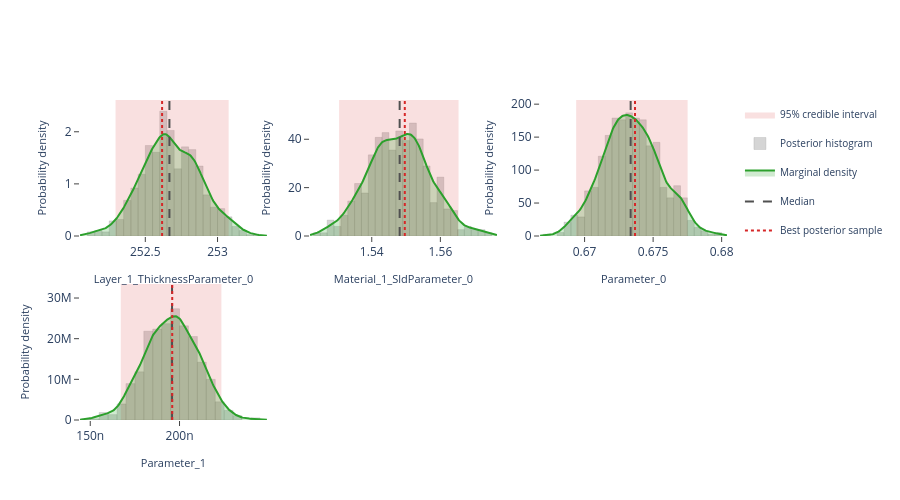

The code cell stored with this chart in its notebook:
### Markdown cell above
## Interactive posterior plots

The next three cells render the same Plotly figures that are shown on the
Bayesian Posterior tab of the EasyReflectometryApp:

* **Marginals** — per-parameter distribution: histogram + smooth KDE marginal,
  shaded 95% credible interval, and median / best-sample lines
  (`plot_distribution` or `posterior.distribution()`)
* **Corner plot** — pairwise marginals + 2-D contours + scatter (`plot_corner`)
* **Traces** — per-chain trace + marginal histogram (`plot_trace`)

The standalone helpers are called with ``return_figure=True`` so they return a
Plotly ``Figure`` that we render in the notebook with ``fig.show()``; the
``PosteriorResults`` methods return the figure directly.

### Code cell
# ---- Marginal posterior distributions ---------------------------------------
# One panel per free parameter, each overlaying the posterior histogram, a
# smooth Gaussian-KDE marginal, the shaded 95% credible interval, and the
# median / best-sample reference lines.  Mirrors the "Marginals" sub-tab in
# the EasyReflectometryApp.

# The PosteriorResults method passes ``logp`` through automatically so the
# best posterior sample (MAP) line is drawn:
fig = posterior.distribution()
fig.show()

# Standalone equivalent (pass ``logp`` to get the best-sample line):
# fig = plot_distribution(
#     posterior.draws,
#     posterior.param_names,
#     logp=posterior.logp,
#     return_figure=True,
# )
# fig.show()

### Figure 1 — Plotly figure (JSON) as saved in the notebook; plotly's stock layout.template omitted (floating-point values rounded to 4 significant figures; data arrays with more than 128 entries replaced by an {"elided": "..."} marker saying what was removed)
{"data": [{"fill": "toself", "fillcolor": "rgba(214, 39, 40, 0.14)", "hoverinfo": "skip", "legendgroup": "95% credible interval", "line": {"color": "rgba(214, 39, 40, 0.14)", "width": 0}, "mode": "lines", "name": "95% credible interval", "showlegend": true, "type": "scatter", "x": [252.3, 253.1, 253.1, 252.3, 252.3], "xaxis": "x", "y": [0.0, 0.0, 2.61, 2.61, 0.0], "yaxis": "y"}, {"histnorm": "probability density", "hovertemplate": "sample=%{x:.4f}<br>density: %{y:.2f}<extra></extra>", "legendgroup": "histogram", "marker": {"color": "rgba(120, 120, 120, 0.38)", "line": {"color": "rgba(120, 120, 120, 0.24)", "width": 1}}, "name": "Posterior histogram", "nbinsx": 40, "opacity": 0.82, "showlegend": true, "type": "histogram", "x": {"elided": "760 float values"}, "xaxis": "x", "yaxis": "y"}, {"fill": "tozeroy", "fillcolor": "rgba(44, 160, 44, 0.22)", "hovertemplate": "Layer_1_ThicknessParameter_0: %{x:.4f}<br>density: %{y:.4f}<extra></extra>", "legendgroup": "marginal", "line": {"color": "rgb(44, 160, 44)", "width": 2}, "mode": "lines", "name": "Marginal density", "showlegend": true, "type": "scatter", "x": {"elided": "256 float values"}, "xaxis": "x", "y": {"elided": "256 float values"}, "yaxis": "y"}, {"hovertemplate": "Median: %{x:.4f}<extra></extra>", "legendgroup": "Median", "line": {"color": "rgb(80, 80, 80)", "dash": "dash", "width": 2}, "mode": "lines", "name": "Median", "showlegend": true, "type": "scatter", "x": [252.7, 252.7], "xaxis": "x", "y": [0.0, 2.61], "yaxis": "y"}, {"hovertemplate": "Best posterior sample: %{x:.4f}<extra></extra>", "legendgroup": "Best posterior sample", "line": {"color": "rgb(214, 39, 40)", "dash": "dot", "width": 2}, "mode": "lines", "name": "Best posterior sample", "showlegend": true, "type": "scatter", "x": [252.6, 252.6], "xaxis": "x", "y": [0.0, 2.61], "yaxis": "y"}, {"fill": "toself", "fillcolor": "rgba(214, 39, 40, 0.14)", "hoverinfo": "skip", "legendgroup": "95% credible interval", "line": {"color": "rgba(214, 39, 40, 0.14)", "width": 0}, "mode": "lines", "name": "95% credible interval", "showlegend": false, "type": "scatter", "x": [1.53, 1.565, 1.565, 1.53, 1.53], "xaxis": "x2", "y": [0.0, 0.0, 56.23, 56.23, 0.0], "yaxis": "y2"}, {"histnorm": "probability density", "hovertemplate": "sample=%{x:.4f}<br>density: %{y:.2f}<extra></extra>", "legendgroup": "histogram", "marker": {"color": "rgba(120, 120, 120, 0.38)", "line": {"color": "rgba(120, 120, 120, 0.24)", "width": 1}}, "name": "Posterior histogram", "nbinsx": 40, "opacity": 0.82, "showlegend": false, "type": "histogram", "x": {"elided": "760 float values"}, "xaxis": "x2", "yaxis": "y2"}, {"fill": "tozeroy", "fillcolor": "rgba(44, 160, 44, 0.22)", "hovertemplate": "Material_1_SldParameter_0: %{x:.4f}<br>density: %{y:.4f}<extra></extra>", "legendgroup": "marginal", "line": {"color": "rgb(44, 160, 44)", "width": 2}, "mode": "lines", "name": "Marginal density", "showlegend": false, "type": "scatter", "x": {"elided": "256 float values"}, "xaxis": "x2", "y": {"elided": "256 float values"}, "yaxis": "y2"}, {"hovertemplate": "Median: %{x:.4f}<extra></extra>", "legendgroup": "Median", "line": {"color": "rgb(80, 80, 80)", "dash": "dash", "width": 2}, "mode": "lines", "name": "Median", "showlegend": false, "type": "scatter", "x": [1.548, 1.548], "xaxis": "x2", "y": [0.0, 56.23], "yaxis": "y2"}, {"hovertemplate": "Best posterior sample: %{x:.4f}<extra></extra>", "legendgroup": "Best posterior sample", "line": {"color": "rgb(214, 39, 40)", "dash": "dot", "width": 2}, "mode": "lines", "name": "Best posterior sample", "showlegend": false, "type": "scatter", "x": [1.55, 1.55], "xaxis": "x2", "y": [0.0, 56.23], "yaxis": "y2"}, {"fill": "toself", "fillcolor": "rgba(214, 39, 40, 0.14)", "hoverinfo": "skip", "legendgroup": "95% credible interval", "line": {"color": "rgba(214, 39, 40, 0.14)", "width": 0}, "mode": "lines", "name": "95% credible interval", "showlegend": false, "type": "scatter", "x": [0.6694, 0.6775, 0.6775, 0.6694, 0.6694], "xaxis": "x3", "y": [0.0, 0.0, 206.3, 206.3, 0.0], "yaxis": "y3"}, {"histnorm": "probability density", "hovertemplate": "sample=%{x:.4f}<br>density: %{y:.2f}<extra></extra>", "legendgroup": "histogram", "marker": {"color": "rgba(120, 120, 120, 0.38)", "line": {"color": "rgba(120, 120, 120, 0.24)", "width": 1}}, "name": "Posterior histogram", "nbinsx": 40, "opacity": 0.82, "showlegend": false, "type": "histogram", "x": {"elided": "760 float values"}, "xaxis": "x3", "yaxis": "y3"}, {"fill": "tozeroy", "fillcolor": "rgba(44, 160, 44, 0.22)", "hovertemplate": "Parameter_0: %{x:.4f}<br>density: %{y:.4f}<extra></extra>", "legendgroup": "marginal", "line": {"color": "rgb(44, 160, 44)", "width": 2}, "mode": "lines", "name": "Marginal density", "showlegend": false, "type": "scatter", "x": {"elided": "256 float values"}, "xaxis": "x3", "y": {"elided": "256 float values"}, "yaxis": "y3"}, {"hovertemplate": "Median: %{x:.4f}<extra></extra>", "legendgroup": "Median", "line": {"color": "rgb(80, 80, 80)", "dash": "dash", "width": 2}, "mode": "lines", "name": "Median", "showlegend": false, "type": "scatter", "x": [0.6734, 0.6734], "xaxis": "x3", "y": [0.0, 206.3], "yaxis": "y3"}, {"hovertemplate": "Best posterior sample: %{x:.4f}<extra></extra>", "legendgroup": "Best posterior sample", "line": {"color": "rgb(214, 39, 40)", "dash": "dot", "width": 2}, "mode": "lines", "name": "Best posterior sample", "showlegend": false, "type": "scatter", "x": [0.6737, 0.6737], "xaxis": "x3", "y": [0.0, 206.3], "yaxis": "y3"}, {"fill": "toself", "fillcolor": "rgba(214, 39, 40, 0.14)", "hoverinfo": "skip", "legendgroup": "95% credible interval", "line": {"color": "rgba(214, 39, 40, 0.14)", "width": 0}, "mode": "lines", "name": "95% credible interval", "showlegend": false, "type": "scatter", "x": [1.671e-07, 2.234e-07, 2.234e-07, 1.671e-07, 1.671e-07], "xaxis": "x4", "y": [0.0, 0.0, 33450000.0, 33450000.0, 0.0], "yaxis": "y4"}, {"histnorm": "probability density", "hovertemplate": "sample=%{x:.4f}<br>density: %{y:.2f}<extra></extra>", "legendgroup": "histogram", "marker": {"color": "rgba(120, 120, 120, 0.38)", "line": {"color": "rgba(120, 120, 120, 0.24)", "width": 1}}, "name": "Posterior histogram", "nbinsx": 40, "opacity": 0.82, "showlegend": false, "type": "histogram", "x": {"elided": "760 float values"}, "xaxis": "x4", "yaxis": "y4"}, {"fill": "tozeroy", "fillcolor": "rgba(44, 160, 44, 0.22)", "hovertemplate": "Parameter_1: %{x:.4f}<br>density: %{y:.4f}<extra></extra>", "legendgroup": "marginal", "line": {"color": "rgb(44, 160, 44)", "width": 2}, "mode": "lines", "name": "Marginal density", "showlegend": false, "type": "scatter", "x": {"elided": "256 float values"}, "xaxis": "x4", "y": {"elided": "256 float values"}, "yaxis": "y4"}, {"hovertemplate": "Median: %{x:.4f}<extra></extra>", "legendgroup": "Median", "line": {"color": "rgb(80, 80, 80)", "dash": "dash", "width": 2}, "mode": "lines", "name": "Median", "showlegend": false, "type": "scatter", "x": [1.958e-07, 1.958e-07], "xaxis": "x4", "y": [0.0, 33450000.0], "yaxis": "y4"}, {"hovertemplate": "Best posterior sample: %{x:.4f}<extra></extra>", "legendgroup": "Best posterior sample", "line": {"color": "rgb(214, 39, 40)", "dash": "dot", "width": 2}, "mode": "lines", "name": "Best posterior sample", "showlegend": false, "type": "scatter", "x": [1.959e-07, 1.959e-07], "xaxis": "x4", "y": [0.0, 33450000.0], "yaxis": "y4"}], "layout": {"barmode": "overlay", "height": 500, "legend": {"font": {"size": 10}}, "plot_bgcolor": "white", "showlegend": true, "xaxis": {"anchor": "y", "domain": [0.0, 0.2889], "range": [252.0, 253.3], "showgrid": false, "ticks": "outside", "title": {"font": {"size": 11}, "text": "Layer_1_ThicknessParameter_0"}, "zeroline": false}, "xaxis2": {"anchor": "y2", "domain": [0.3556, 0.6444], "range": [1.522, 1.576], "showgrid": false, "ticks": "outside", "title": {"font": {"size": 11}, "text": "Material_1_SldParameter_0"}, "zeroline": false}, "xaxis3": {"anchor": "y3", "domain": [0.7111, 1.0], "range": [0.6668, 0.6804], "showgrid": false, "ticks": "outside", "title": {"font": {"size": 11}, "text": "Parameter_0"}, "zeroline": false}, "xaxis4": {"anchor": "y4", "domain": [0.0, 0.2889], "range": [1.443e-07, 2.489e-07], "showgrid": false, "ticks": "outside", "title": {"font": {"size": 11}, "text": "Parameter_1"}, "zeroline": false}, "xaxis5": {"anchor": "y5", "domain": [0.3556, 0.6444], "showgrid": false, "ticks": "outside", "zeroline": false}, "xaxis6": {"anchor": "y6", "domain": [0.7111, 1.0], "showgrid": false, "ticks": "outside", "zeroline": false}, "yaxis": {"anchor": "x", "domain": [0.575, 1.0], "range": [0.0, 2.61], "showgrid": false, "ticks": "outside", "title": {"font": {"size": 11}, "text": "Probability density"}, "zeroline": false}, "yaxis2": {"anchor": "x2", "domain": [0.575, 1.0], "range": [0.0, 56.23], "showgrid": false, "ticks": "outside", "title": {"font": {"size": 11}, "text": "Probability density"}, "zeroline": false}, "yaxis3": {"anchor": "x3", "domain": [0.575, 1.0], "range": [0.0, 206.3], "showgrid": false, "ticks": "outside", "title": {"font": {"size": 11}, "text": "Probability density"}, "zeroline": false}, "yaxis4": {"anchor": "x4", "domain": [0.0, 0.425], "range": [0.0, 33450000.0], "showgrid": false, "ticks": "outside", "title": {"font": {"size": 11}, "text": "Probability density"}, "zeroline": false}, "yaxis5": {"anchor": "x5", "domain": [0.0, 0.425], "showgrid": false, "ticks": "outside", "zeroline": false}, "yaxis6": {"anchor": "x6", "domain": [0.0, 0.425], "showgrid": false, "ticks": "outside", "zeroline": false}}}
